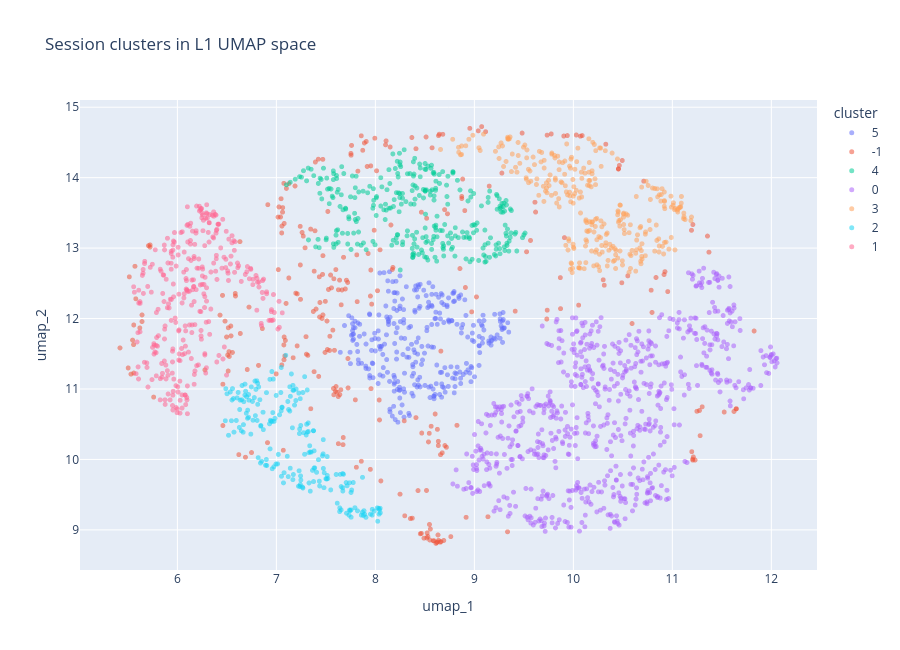

Source (notebook cell):
### Code cell
session_plot_metadata = (
    ecom_df_filtered
    .groupby(["user_id", "session_id"])
    .agg(session_start=("timestamp", "min"))
    .reset_index()
    .sort_values(["user_id", "session_start", "session_id"])
)
session_plot_metadata["session_order"] = session_plot_metadata.groupby("user_id").cumcount() + 1
session_plot_metadata["n_clustered_sessions"] = session_plot_metadata.groupby("user_id")["session_id"].transform("size")

l1_umap_plot_df = pd.DataFrame({
    "session_id": l1_bin_unique["session_id"].to_numpy(),
    "umap_1": X_l1_bin_umap[:, 0],
    "umap_2": X_l1_bin_umap[:, 1],
    "cluster": l1_umap_labels,
})

l1_umap_plot_df = l1_umap_plot_df.merge(
    session_plot_metadata[["user_id", "session_id", "session_order", "n_clustered_sessions"]],
    on="session_id",
    how="left",
)

fig = px.scatter(
    l1_umap_plot_df,
    x="umap_1",
    y="umap_2",
    color=l1_umap_plot_df["cluster"].astype(str),
    hover_data=["user_id", "session_id", "session_order", "n_clustered_sessions"],
    opacity=0.55,
    title="Session clusters in L1 UMAP space",
)
fig.update_traces(marker=dict(size=5))
fig.update_layout(width=900, height=650, legend_title_text="cluster")
fig.show()

### Figure 1 — Plotly figure (JSON) as saved in the notebook; plotly's stock layout.template omitted (floating-point values rounded to 4 significant figures; data arrays with more than 128 entries replaced by an {"elided": "..."} marker saying what was removed)
{"data": [{"customdata": {"elided": "296x4 mixed values"}, "hovertemplate": "color=5<br>umap_1=%{x}<br>umap_2=%{y}<br>user_id=%{customdata[0]}<br>session_id=%{customdata[1]}<br>session_order=%{customdata[2]}<br>n_clustered_sessions=%{customdata[3]}<extra></extra>", "legendgroup": "5", "marker": {"color": "#636efa", "opacity": 0.55, "size": 5, "symbol": "circle"}, "mode": "markers", "name": "5", "showlegend": true, "type": "scattergl", "x": {"elided": "296 float values"}, "xaxis": "x", "y": {"elided": "296 float values"}, "yaxis": "y"}, {"customdata": {"elided": "294x4 mixed values"}, "hovertemplate": "color=-1<br>umap_1=%{x}<br>umap_2=%{y}<br>user_id=%{customdata[0]}<br>session_id=%{customdata[1]}<br>session_order=%{customdata[2]}<br>n_clustered_sessions=%{customdata[3]}<extra></extra>", "legendgroup": "-1", "marker": {"color": "#EF553B", "opacity": 0.55, "size": 5, "symbol": "circle"}, "mode": "markers", "name": "-1", "showlegend": true, "type": "scattergl", "x": {"elided": "294 float values"}, "xaxis": "x", "y": {"elided": "294 float values"}, "yaxis": "y"}, {"customdata": {"elided": "309x4 mixed values"}, "hovertemplate": "color=4<br>umap_1=%{x}<br>umap_2=%{y}<br>user_id=%{customdata[0]}<br>session_id=%{customdata[1]}<br>session_order=%{customdata[2]}<br>n_clustered_sessions=%{customdata[3]}<extra></extra>", "legendgroup": "4", "marker": {"color": "#00cc96", "opacity": 0.55, "size": 5, "symbol": "circle"}, "mode": "markers", "name": "4", "showlegend": true, "type": "scattergl", "x": {"elided": "309 float values"}, "xaxis": "x", "y": {"elided": "309 float values"}, "yaxis": "y"}, {"customdata": {"elided": "716x4 mixed values"}, "hovertemplate": "color=0<br>umap_1=%{x}<br>umap_2=%{y}<br>user_id=%{customdata[0]}<br>session_id=%{customdata[1]}<br>session_order=%{customdata[2]}<br>n_clustered_sessions=%{customdata[3]}<extra></extra>", "legendgroup": "0", "marker": {"color": "#ab63fa", "opacity": 0.55, "size": 5, "symbol": "circle"}, "mode": "markers", "name": "0", "showlegend": true, "type": "scattergl", "x": {"elided": "716 float values"}, "xaxis": "x", "y": {"elided": "716 float values"}, "yaxis": "y"}, {"customdata": {"elided": "295x4 mixed values"}, "hovertemplate": "color=3<br>umap_1=%{x}<br>umap_2=%{y}<br>user_id=%{customdata[0]}<br>session_id=%{customdata[1]}<br>session_order=%{customdata[2]}<br>n_clustered_sessions=%{customdata[3]}<extra></extra>", "legendgroup": "3", "marker": {"color": "#FFA15A", "opacity": 0.55, "size": 5, "symbol": "circle"}, "mode": "markers", "name": "3", "showlegend": true, "type": "scattergl", "x": {"elided": "295 float values"}, "xaxis": "x", "y": {"elided": "295 float values"}, "yaxis": "y"}, {"customdata": {"elided": "197x4 mixed values"}, "hovertemplate": "color=2<br>umap_1=%{x}<br>umap_2=%{y}<br>user_id=%{customdata[0]}<br>session_id=%{customdata[1]}<br>session_order=%{customdata[2]}<br>n_clustered_sessions=%{customdata[3]}<extra></extra>", "legendgroup": "2", "marker": {"color": "#19d3f3", "opacity": 0.55, "size": 5, "symbol": "circle"}, "mode": "markers", "name": "2", "showlegend": true, "type": "scattergl", "x": {"elided": "197 float values"}, "xaxis": "x", "y": {"elided": "197 float values"}, "yaxis": "y"}, {"customdata": {"elided": "313x4 mixed values"}, "hovertemplate": "color=1<br>umap_1=%{x}<br>umap_2=%{y}<br>user_id=%{customdata[0]}<br>session_id=%{customdata[1]}<br>session_order=%{customdata[2]}<br>n_clustered_sessions=%{customdata[3]}<extra></extra>", "legendgroup": "1", "marker": {"color": "#FF6692", "opacity": 0.55, "size": 5, "symbol": "circle"}, "mode": "markers", "name": "1", "showlegend": true, "type": "scattergl", "x": {"elided": "313 float values"}, "xaxis": "x", "y": {"elided": "313 float values"}, "yaxis": "y"}], "layout": {"height": 650, "legend": {"title": {"text": "cluster"}, "tracegroupgap": 0}, "title": {"text": "Session clusters in L1 UMAP space"}, "width": 900, "xaxis": {"anchor": "y", "domain": [0, 1], "title": {"text": "umap_1"}}, "yaxis": {"anchor": "x", "domain": [0, 1], "title": {"text": "umap_2"}}}}
